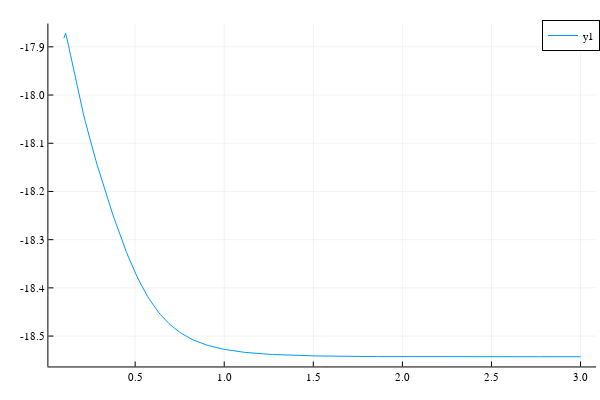

The notebook cell saved with this chart:
### Code cell
plot(hypers, lls)

### Figure 1 — Plotly figure (JSON) as saved in the notebook; plotly's stock layout.template omitted (floating-point values rounded to 4 significant figures; data arrays with more than 128 entries replaced by an {"elided": "..."} marker saying what was removed)
{"data": [{"colorbar": {"len": 0.9525, "title": {"text": ""}, "x": 0.9934, "y": 0.5139}, "legendgroup": "y1", "line": {"color": "rgba(0, 154, 250, 1.000)", "dash": "solid", "shape": "linear", "width": 1}, "mode": "lines", "name": "y1", "showlegend": true, "type": "scatter", "x": {"elided": "291 float values"}, "xaxis": "x", "y": {"elided": "291 float values"}, "yaxis": "y"}], "layout": {"annotations": [], "height": 400, "legend": {"bgcolor": "rgba(255, 255, 255, 1.000)", "bordercolor": "rgba(0, 0, 0, 1)", "borderwidth": 1, "font": {"color": "rgba(0, 0, 0, 1)", "family": "sans-serif", "size": 11}, "title": {"font": {"color": "rgba(0, 0, 0, 1)", "family": "sans-serif", "size": 15}, "text": ""}, "tracegroupgap": 0, "traceorder": "normal", "x": 1, "xanchor": "auto", "y": 1, "yanchor": "auto"}, "margin": {"b": 20, "l": 0, "r": 0, "t": 20}, "paper_bgcolor": "rgba(255, 255, 255, 1.000)", "plot_bgcolor": "rgba(255, 255, 255, 1.000)", "showlegend": true, "width": 600, "xaxis": {"anchor": "y", "domain": [0.08064, 0.9934], "gridcolor": "rgba(0, 0, 0, 0.1)", "gridwidth": 0.5, "linecolor": "rgba(0, 0, 0, 1)", "mirror": false, "range": [0.013, 3.087], "showgrid": true, "showline": true, "showticklabels": true, "tickangle": 0, "tickcolor": "rgb(0, 0, 0)", "tickfont": {"color": "rgba(0, 0, 0, 1)", "family": "sans-serif", "size": 11}, "tickmode": "array", "ticks": "inside", "ticktext": ["0.5", "1.0", "1.5", "2.0", "2.5", "3.0"], "tickvals": [0.5, 1, 1.5, 2, 2.5, 3], "title": {"font": {"color": "rgba(0, 0, 0, 1)", "family": "sans-serif", "size": 15}, "text": ""}, "type": "linear", "visible": true, "zeroline": false, "zerolinecolor": "rgba(0, 0, 0, 1)"}, "yaxis": {"anchor": "x", "domain": [0.03762, 0.9902], "gridcolor": "rgba(0, 0, 0, 0.1)", "gridwidth": 0.5, "linecolor": "rgba(0, 0, 0, 1)", "mirror": false, "range": [-18.56, -17.85], "showgrid": true, "showline": true, "showticklabels": true, "tickangle": 0, "tickcolor": "rgb(0, 0, 0)", "tickfont": {"color": "rgba(0, 0, 0, 1)", "family": "sans-serif", "size": 11}, "tickmode": "array", "ticks": "inside", "ticktext": ["-18.5", "-18.4", "-18.3", "-18.2", "-18.1", "-18.0", "-17.9"], "tickvals": [-18.5, -18.4, -18.3, -18.2, -18.1, -18, -17.9], "title": {"font": {"color": "rgba(0, 0, 0, 1)", "family": "sans-serif", "size": 15}, "text": ""}, "type": "linear", "visible": true, "zeroline": false, "zerolinecolor": "rgba(0, 0, 0, 1)"}}}
